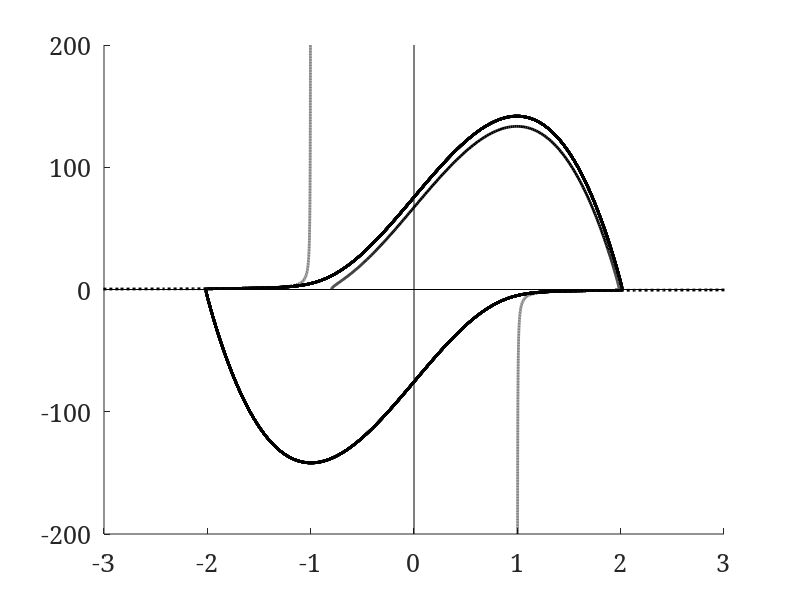

Here is the MATLAB script that generated this plot: (Note: this script raises an error after producing the figure.)
%Fig 3
% SINDy with trimming to identify temporal boundary layers in limit cycle
% of Van der Pol oscillator. 
% The system of interest is: eps*y'' - (1-y'^2/3)y' + y = 0. 
       
% Making the substitution z = y' we get a system of two coupled ODEs:
% y' = z
% eps*z' = (1-y^2)z - y

% supporting function files:
% - SR3.m
% - Library.m (edit to match the BuildA() inline function)
% - hybrid_rhs.m
% - poolData.m
clear all;close all; clc
%% -- generate data
eps = 0.01;
VanderPol = @(t,x) [x(2);
                    1/eps*((1-x(1)^2)*x(2)- x(1))];
                
options = odeset('RelTol',1e-8, 'AbsTol',1e-8);
[t,y] = ode45(VanderPol,[0 20],[-.8;-.1],options);
dx_centerdiff = (y(3:end,:) - y(1:end-2,:))./...
    [(t(3:end) - t(1:end-2)) (t(3:end) - t(1:end-2))];

%% Plot data, outer solution from approximation theory, and trimmed points
figure
hold on
plot([0,0],[-200,200],'k'); 
plot([-3,3],[0,0],'k')
plot(y(:,1),y(:,2),'k', 'LineWidth',2);
set(gca, 'FontSize', 18,'FontName', 'Cambria')
axis([-3 3 -200 200])

z_0 = linspace(-200,0,2000);
y_out_lower = (-1 - sqrt(1 + 4*z_0.^2))./(2*z_0);
plot(y_out_lower,z_0, 'k:','LineWidth',2); hold on

z_0 = linspace(0, 200,2000);
y_out_lower = (-1 - sqrt(1 + 4*z_0.^2))./(2*z_0);
plot(y_out_lower,z_0, 'k:','LineWidth',2); 

% -- SINDy via SR3 with trimming'
nvars = 2; polyorder = 3; usesine = 0;
A = poolData(y(2:end-1,:),nvars,polyorder,usesine);
tau = 1;
kappa = 80; 
% Note that SR3 calculates lambda = kappa*tau^2/2;
stepsize = .01; 
trimmed_fraction = 0.5;
threshold = 1-trimmed_fraction+.05; % boost 
[Xi_full,Xi_sparse,trimmed_points] = ...
    SR3(A, dx_centerdiff,tau, kappa, stepsize, trimmed_fraction, 2000);

% -- Visualize Results
plot(y(trimmed_points<threshold,1),y(trimmed_points<threshold,2),'r.', 'MarkerSize',10);
hold off

%% Construct partition from trimming results
ts = t(2:end-1);
ys = y(2:end-1,:);

% binarize trimmed_points
v  = trimmed_points;
v(trimmed_points < threshold) = 0;
v(trimmed_points >= threshold) = 1;

% difference v
v_diff = v(2:end) - v(1:end-1);
indices = 1:numel(ts);
% define start (v = -1) and end (v = 1) of trimmed intervals 
interval_bounds = [indices(v_diff == -1); indices(v_diff == 1)];

% Loop through trimmed intervals and make list of rectangular bounding
% boxes
rectangles = [];
figure
hold on
plot(ys(:,1),ys(:,2),'k.')
for j=1:size(interval_bounds,2)
  plot(y(interval_bounds(1,j):interval_bounds(2,j),1),...
      y(interval_bounds(1,j):interval_bounds(2,j),2),'b.') 
  plot(y(interval_bounds(1,j),1),y(interval_bounds(1,j),2),'g.')  
  plot(y(interval_bounds(2,j),1),y(interval_bounds(2,j),2),'r.') 
  x1 = min(y(interval_bounds(1,j):interval_bounds(2,j),1));
  x2 = max(y(interval_bounds(1,j):interval_bounds(2,j),1));
  y1 = min(y(interval_bounds(1,j):interval_bounds(2,j),2));
  y2 = max(y(interval_bounds(1,j):interval_bounds(2,j),2));
 
  h = rectangle('Position', [x1, y1, (x2-x1), y2-y1], ...
                'Curvature', 0.2, ...
                'FaceColor', [1, 0, 0, 0.1], ...
                'EdgeColor', [1, 0, 0, 0.1]);
            
  rectangles = [rectangles; [x1, y1, (x2-x1), y2-y1]];
end

partition = rectangles(1,:);

for j = 2:size(rectangles,1)
  % identify corners of new rectangle
  x1 = rectangles(j,1); 
  y1 = rectangles(j,2);
  x2 = rectangles(j,1)+rectangles(j,3);
  y2 = rectangles(j,2)+rectangles(j,4);
  corners = [x1, y1; x1, y2; x2,y2;x2,y1];
  % loop through rectangles already in the partition
  flag = 0;
  for p = 1:size(partition,1)     
      px1 = partition(p,1); 
      py1 = partition(p,2);
      px2 = partition(p,1)+ partition(p,3);
      py2 = partition(p,2)+ partition(p,4);
      pcorners = [px1, py1; 
                  px1, py2; 
                  px2,py2;
                  px2,py1];
      for c = 1:4
          % check whether corners lie in partition rectangle (or vice
          % versa)
          if (corners(c,1) >= px1) && (corners(c,1) <= px2) && ...
                  (corners(c,2) >= py1) && (corners(c,2) <= py2)
          % merge if so
          new_x1 = min(x1,px1); new_x2 = max(x2,px2);
          new_y1 = min(y1,py1); new_y2 = max(y2,py2);
          partition(p,:) = [new_x1, new_y1, new_x2-new_x1, new_y2-new_y1];
          flag = 1;
          elseif (pcorners(c,1) >= x1) && (pcorners(c,1) <= x2) && ...
                  (pcorners(c,2) >= y1) && (pcorners(c,2) <= y2)
          % merge if so
          new_x1 = min(x1,px1); new_x2 = max(x2,px2);
          new_y1 = min(y1,py1); new_y2 = max(y2,py2);
          partition(p,:) = [new_x1, new_y1, new_x2-new_x1, new_y2-new_y1];
          flag = 1;
          end
      end
  end
  if flag == 0
      % if not merged, append new rectangle to the existing partition.
      partition = [partition; rectangles(j,:)];
  end
end

figure
hold on
plot(ys(:,1),ys(:,2),'k.')
for i= 1:size(partition,1)
  h = rectangle('Position', partition(i,:), ...
                'Curvature', 0.2, ...
                'FaceColor', [1, 0, 0, 0.1], ...
                'EdgeColor', [1, 0, 0, 0.1]);
end

% Merge all in lower half plane and all in upper half plane
up = partition(partition(:,2)>0,:);
pup = [min(up(:,1)) min(up(:,2)) max(up(:,1)+up(:,3))-min(up(:,1)) max(up(:,2)+up(:,4))-min(up(:,2))];
down = partition(partition(:,2)<0,:);
pdown = [min(down(:,1)) min(down(:,2)) max(down(:,1)+down(:,3))-min(down(:,1)) max(down(:,2)+down(:,4))-min(down(:,2))];

figure
hold on
plot(ys(:,1),ys(:,2),'k.')
h = rectangle('Position', pup, ...
            'FaceColor', [1, 0, 0, 0.1], ...
            'EdgeColor', [1, 0, 0, 0.1]);
h = rectangle('Position', pdown, ...
            'FaceColor', [0, 0, 0, 0.1], ...
            'EdgeColor', [0, 0, 0, 0.1]);
        
partition = [pup;pdown];
partition(1,2) = -2/3;
partition(2,4) = 142.4681;
%% -- Translate partition on phase space to filters on input data

slowpoints = ones(length(ys),1);
fastpoints = zeros(length(ys),size(partition,1));

for i = 1:size(ys,1)
    x = ys(i,1); y = ys(i,2);
    for p = 1:size(partition,1)     
      px1 = partition(p,1); 
      py1 = partition(p,2);
      px2 = partition(p,1)+ partition(p,3);
      py2 = partition(p,2)+ partition(p,4);
      if (x >= px1) && (x <= px2) && ...
                  (y >= py1) && (y <= py2)
      slowpoints(i) = 0;
      fastpoints(i,p) = 1;
      end
    end
end

%% SINDy on dynamic regions

% -- Xslow
tslow = t(slowpoints>0);
Xslow =  ys(slowpoints>0,:);
dXslow = dx_centerdiff(slowpoints>0,:);
figure
hold on
plot(tslow,Xslow)
plot(tslow,dXslow)

X = Xslow(:,1); Y = Xslow(:,2);

% use SINDy with trimming to discount transition region
nvars = 1; polyorder = 3; usesine = 0;
A = [poolData(X,nvars,polyorder,usesine), X./(1-X.^2), X.*(1+X.^2)./(1-X.^2).^3];
labels = {'1','x','x^2','x^3', 'f1', 'f2'};
n = length(labels);

% hyperparameters
trimmed_fraction = .1; %0.2;
threshold = 1-trimmed_fraction;
tau = .8;
kappa = 80; 
stepsize = 1; 
maxiter = 2000;

% apply SR3 algorithm
[xXi_full,xXi_sparse,xtrimmed_points] = ...
    SR3(A, dXslow(:,1),tau, kappa, stepsize, trimmed_fraction, maxiter);

trimmed_fraction = .1; %0.2;
threshold = 1-trimmed_fraction;
tau = .8;
kappa = 80; 
stepsize = 1; 
maxiter = 2000;
[yXi_full,yXi_sparse,ytrimmed_points] = ...
    SR3(A, dXslow(:,2),tau, kappa, stepsize, trimmed_fraction, maxiter);
% -- plot
figure
subplot(2,2,1)
hold on
barh(xXi_sparse)
yticks(1:n)
yticklabels(labels)
subplot(2,2,2)
hold on
plot(tslow,dXslow(:,1),'.')
plot(tslow(xtrimmed_points<threshold),dXslow(xtrimmed_points<threshold,1),'.')
plot(tslow, A*xXi_sparse)
axis([1 5 -5 5])
subplot(2,2,3)
hold on
barh(yXi_sparse)
yticks(1:n)
yticklabels(labels)
subplot(2,2,4)
hold on
plot(tslow,dXslow(:,2),'.')
plot(tslow(ytrimmed_points<threshold),dXslow(ytrimmed_points<threshold,2),'.')
plot(tslow, A*yXi_sparse)
axis([1 5 -100 100])


%% -- Xfast
% crop off transient early behavior
% -- Xslow
tfast = t((fastpoints(:,1)+fastpoints(:,2))>0);
tfast = tfast(500:end);
Xfast =  ys((fastpoints(:,1)+fastpoints(:,2))>0,:);
Xfast = Xfast(500:end,:);
dXfast = dx_centerdiff((fastpoints(:,1)+fastpoints(:,2))>0,:);
dXfast = dXfast(500:end,:);
X = Xfast(:,1); Y = Xfast(:,2);
figure
subplot(2,1,1)
hold on
plot(tfast,dXfast(:,1),'.')
plot(tfast, Xfast(:,2),'.')
xlim([0 5])
subplot(2,1,2)
hold on
plot(tfast,dXfast(:,2),'.')
%plot(tfast, ,'.')
xlim([0 5])
%plot(tfast,dXfast,':')
%%
% SINDy w/o trimming

nvars = 1; polyorder = 5; usesine = 0;
A = [Y.^0 Y.*poolData(X,nvars,polyorder,usesine)];
labels = {'1','y','yx','yx^2','yx^3', 'yx^4','yx^5',};
n = length(labels);

lambda = 1;
iter = 0;
maxiter = 3000;
% compute Sparse regression via sequential least squares thresholding
wfasty = A\dXfast(:,2);
wfastx = A\dXfast(:,1);

while iter < maxiter
    smallinds = (abs(wfasty)<lambda);   % find small coefficients
    wfasty(smallinds)=0;                % and threshold           
    biginds = ~smallinds;
    wfasty(biginds) = A(:,biginds)\dXfast(:,2); 
    smallinds = (abs(wfastx)<.5);   % find small coefficients
    wfastx(smallinds)=0;                % and threshold           
    biginds = ~smallinds;
    wfastx(biginds) = A(:,biginds)\dXfast(:,1); 
    iter = iter + 1;
end

figure
subplot(2,2,1)
barh(wfasty)
yticks(1:n)
yticklabels(labels)
subplot(2,2,2)
hold on
plot(tfast,dXfast(:,2),'.')
plot(tfast, A*wfasty,'.')
xlim([1 5])
subplot(2,2,3)
barh(wfastx)
yticks(1:n)
yticklabels(labels)
subplot(2,2,4)
hold on
plot(tfast,dXfast(:,1),'.')
plot(tfast, A*wfastx,'.')
xlim([1 5])


%% Simulate results
% merge libraries
weights = [[zeros(6,1);wfastx]  [zeros(6,1);wfasty] ...
          [zeros(6,1);wfastx] [zeros(6,1);wfasty] ...
          [xXi_sparse; zeros(7,1)] [yXi_sparse; zeros(7,1)]]; 
init = Xfast(850,:).'; % start on fast segment
tspan = linspace(0,60,100000); 
%options = odeset('RelTol',1e-8, 'AbsTol',1e-8);
[t,y] = ode45('hybrid_rhs',tspan,init,[],weights,partition);
%%
figure
hold on 
plot(ys(:,1),ys(:,2))
plot(y(:,1),y(:,2),':')
plot(init(1),init(2),'o')

% Slow dynamics get around one corner, but not the other. Getting stuck in
% alternating between slow and fast around (-2.0142, -.0099). Our hybrid
% system has a little limit cycle there. Slow segment is also much too slow